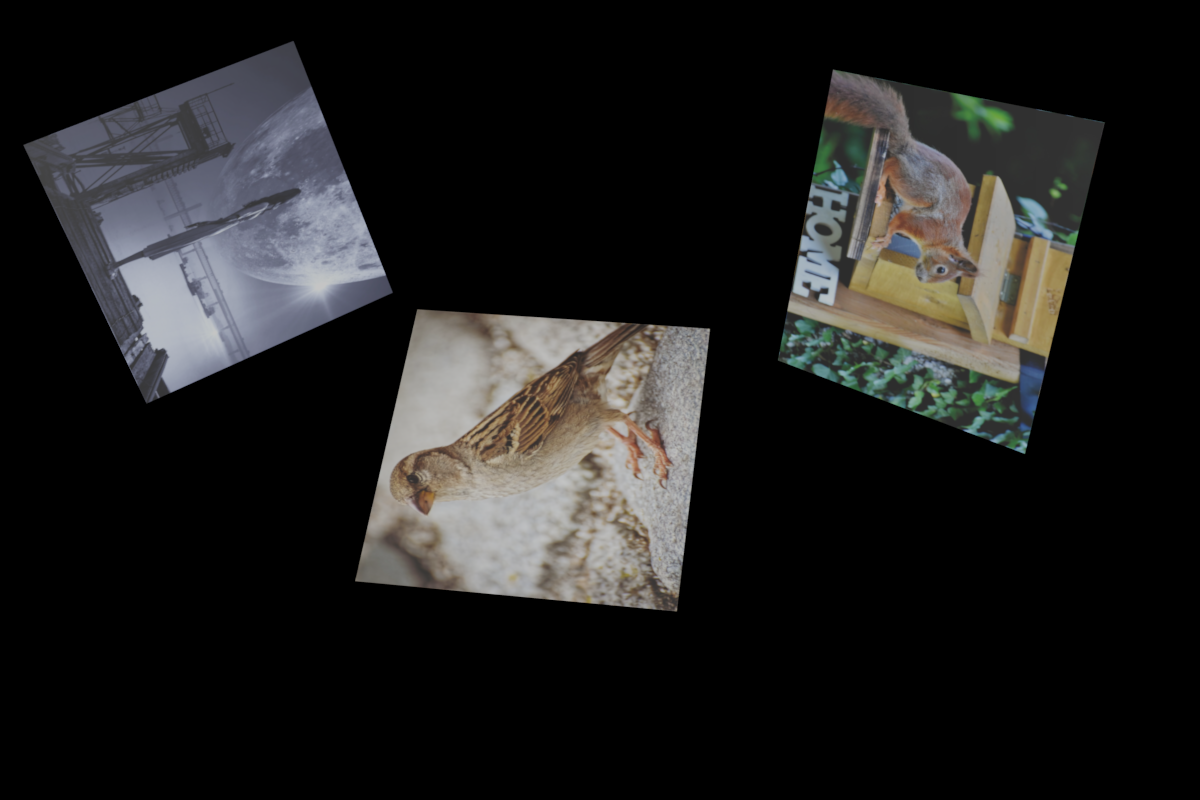
#> input picture Built_stereo_image/Normal_case_3/R.png, 1200 x 800 px
$ python estimation3.py
#> lines starting #> are read from the running program, lines starting #| are printed output that depends on the picture
### calibrated_img.py
import cv2
import matplotlib.pyplot as plt
import numpy as np
from sklearn.linear_model import LinearRegression
import copy
import math
import os


class calibrated_image(object):

    def __init__(self, target_img, template_img, folderName, qThreshold, heThreshold, Gaussian_value):
        # H transform from template to target_img

#> called with target_img = 'R.png', template_img = 'L.png', folderName = 'estimation_result', qThreshold = 0.0001, heThreshold = 1e-05, Gaussian_value = 7
        temp_target_img = cv2.imread(target_img, cv2.IMREAD_GRAYSCALE)
#> temp_target_img: shape (800, 1200); min 0, max 196, mean 30.7
        temp_template_img = cv2.imread(template_img, cv2.IMREAD_GRAYSCALE)
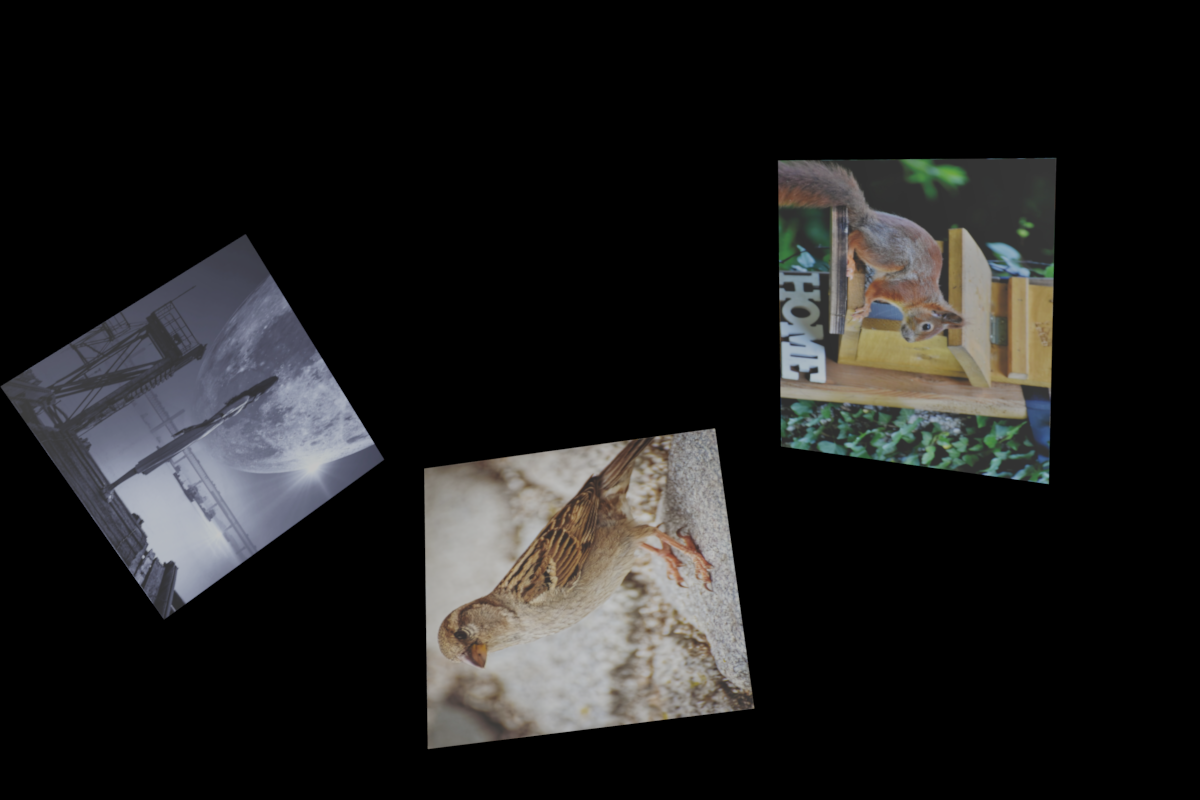
#> input picture Built_stereo_image/Normal_case_3/L.png, 1200 x 800 px
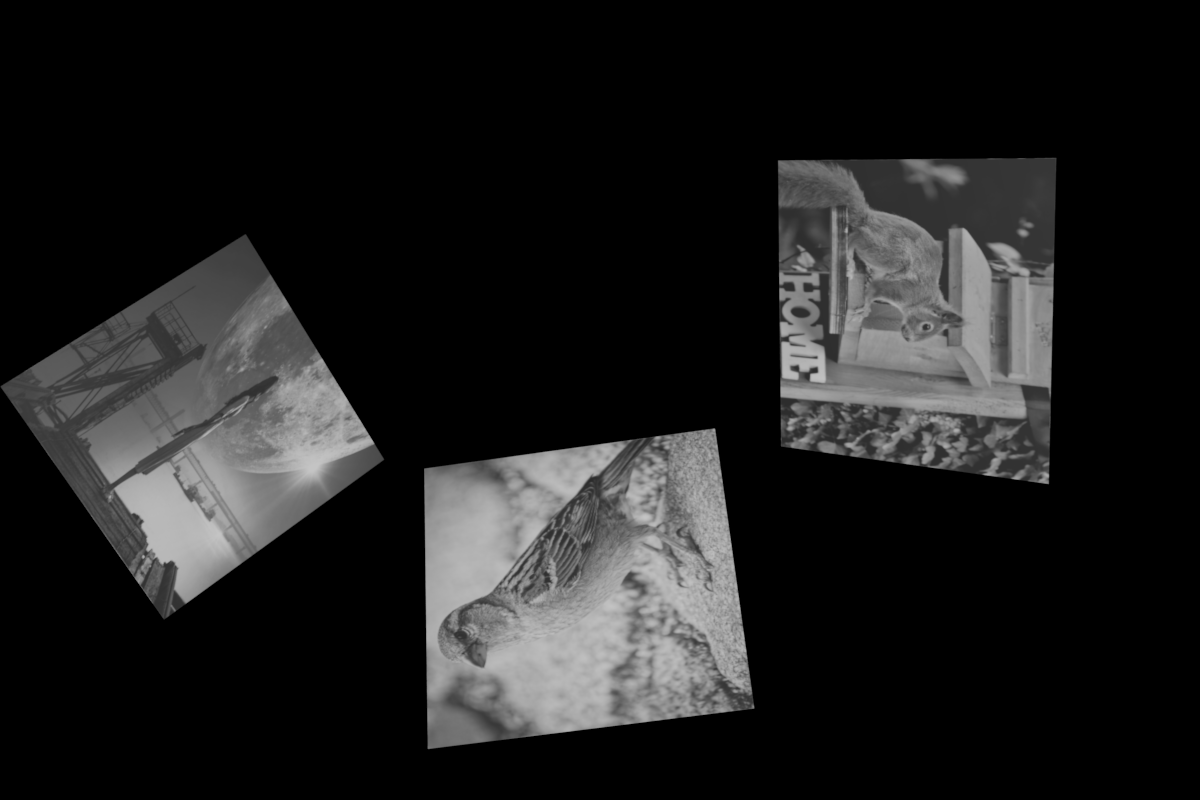
#> temp_template_img: shape (800, 1200); min 0, max 196, mean 30.5

        self.target_img = np.float32(temp_target_img)
        self.template_img = np.float32(temp_template_img)
        # blur the image
        self.target_img_blur = cv2.GaussianBlur(self.target_img, (Gaussian_value, Gaussian_value), 10)
        self.template_img_blur = cv2.GaussianBlur(self.template_img, (Gaussian_value, Gaussian_value), 10)

        self.qThreshold = qThreshold
        self.heThreshold = heThreshold

        cv2.imwrite(folderName + '/original_template_img.png', self.template_img)
        cv2.imwrite(folderName + '/original_target_img.png', self.target_img)

    def q_update(self, field, pyrNum, fieldNum, target_img_pyramid, template_img_pyramid,
                 q, e, H_inf, r_correct, pyramidOrNot, radiometricOrNot):
        # I define q is a 3 * 1 dimension matrix. But it is in fact q_transpose. In this way, it's easy to multiple
        # e and q.T.
        convergeOrNot = 1
        if pyramidOrNot == 0:
            if radiometricOrNot == 1:
                q_in_func = copy.deepcopy(q)
                r_in_func = copy.deepcopy(r_correct)
                for i in range(fieldNum):  # for different patch

                    field_x = copy.deepcopy(field[i])

                    Delta = self.improve_parameter(q_in_func[i], e, H_inf, r_in_func[i], target_img_pyramid,
                                                   template_img_pyramid, radiometricOrNot, field_x)

                    count = 0
                    while np.linalg.norm(Delta) / np.linalg.norm(np.concatenate((q_in_func[i], r_in_func[i]), axis=0)) \
                            > self.qThreshold:
                        count = count + 1
                        if count > 50:
                            convergeOrNot = 0
                            print(i, 'patch: q cycle is more than 50 cycles')
                            break
                        Delta = Delta
                        q_in_func[i] = q_in_func[i] + Delta[0:3, 0].reshape(3, 1)
                        r_in_func[i] = r_in_func[i] + Delta[3:5, 0].reshape(2, 1)

                        Delta = self.improve_parameter(q_in_func[i], e, H_inf, r_in_func[i], target_img_pyramid,
                                                       template_img_pyramid, radiometricOrNot, field_x)
            else:
                q_in_func = copy.deepcopy(q)
                r_in_func = copy.deepcopy(r_correct)
                for i in range(fieldNum):  # for different patch

                    field_x = copy.deepcopy(field[i])

                    Delta = self.improve_parameter(q_in_func[i], e, H_inf, r_in_func[i], target_img_pyramid,
                                                   template_img_pyramid, radiometricOrNot, field_x)

                    count = 0
                    while np.linalg.norm(Delta) / np.linalg.norm(
                            q_in_func[i]) > self.qThreshold:  # Need to be adjusted
                        count = count + 1
                        if count > 50:
                            convergeOrNot = 0
                            print(i, 'patch: q cycle is more than 50 cycles')
                            break
                        Delta = Delta
                        q_in_func[i] = q_in_func[i] + Delta

                        Delta = self.improve_parameter(q_in_func[i], e, H_inf, r_in_func[i], target_img_pyramid,
                                                       template_img_pyramid, radiometricOrNot, field_x)
        else:

            q_in_func = copy.deepcopy(q)

            for i in range(fieldNum):  # for different patch

                field_x = copy.deepcopy(field[i])

                for j in range(pyrNum, -1, -1):  # for different layer

                    Delta_q = self.improve_parameter(q_in_func[i], e, H_inf, target_img_pyramid[j],
                                                     template_img_pyramid[j], field_x)

                    count = 0
                    while abs(Delta_q[0, 0]) > 0.01 or abs(Delta_q[1, 0]) > 0.01 or abs(
                            Delta_q[2, 0]) > 0.1:  # Need to be adjusted
                        count = count + 1
                        if count > 50:
                            print('q cycle is more than 50 cycles')
                            convergeOrNot = 0
                            break

                        Delta_q = Delta_q
                        q_in_func[i] = q_in_func[i] + Delta_q[i]

                        # warped_img = self.warp_image(q_in_func[i], e, H_inf, target_img_pyramid[j], template_img_pyramid[j])
                        Delta_q = self.improve_parameter(q_in_func[i], e, H_inf, target_img_pyramid[j],
                                                         template_img_pyramid[j], field_x)

                    # change the parameter to  next layer
                    if j != 0:
                        q_in_func[i][0, 2] = q_in_func[i][0, 2] * 2
                        for k in range(4):
                            field_x[k] = field_x[k] * 2

        print("q:", q_in_func)
        print('r_correct:', r_in_func)
        return q_in_func, r_in_func, convergeOrNot

    # [104 lines left out: function H_inf_and_e_update, not called in this run]

    def improve_parameter(self, q, e, H_inf, r_correct, target_img, template_img, radiometricOrNot,
                          *correspondings_field):
        if radiometricOrNot == 1:
            A_matrix = np.zeros((5, 5))
            B_matrix = np.zeros((5, 1))

            warped_img = self.warp_image(q, e, H_inf, target_img, template_img)

            ImageDerivativeX = cv2.Sobel(target_img, -1, 1, 0, ksize=-1)
            ImageDerivativeX_warp = self.warp_image(q, e, H_inf, ImageDerivativeX, template_img)
            ImageDerivativeY = cv2.Sobel(target_img, -1, 0, 1, ksize=-1)
            ImageDerivativeY_warp = self.warp_image(q, e, H_inf, ImageDerivativeY, template_img)

            for field in correspondings_field:
                x_min_improve = field[0]
                x_max_improve = field[0] + field[1]
                y_min_improve = field[2]
                y_max_improve = field[2] + field[3]
                for y in range(y_min_improve, y_max_improve, 1):
                    for x in range(x_min_improve, x_max_improve, 1):
                        # coordinate in template img
                        x_ij = np.array([[x],
                                         [y],
                                         [1]])

                        # dimension fo H is 3*3
                        H = np.matmul((H_inf + np.matmul(e, q.T)), x_ij)

                        # dimension of D_N is 2*3
                        D_N = np.array([[1, 0, 0],
                                        [0, 1, 0]]) / H[2] \
                              - np.matmul(H[0:2], np.array([[0, 0, 1]])) / (H[2] * H[2])

                        # Derivative of I_2 (warped img)
                        D_I_12 = np.array([ImageDerivativeX_warp[y, x], ImageDerivativeY_warp[y, x]]).reshape(1, 2)

                        # D_I after dehomogenous 1*3
                        D_I_dehomogenous = np.matmul(D_I_12, D_N)

                        # M_1 is the part for Delta p in A_matrix. Dimension is 1 * 3
                        M_1 = np.matmul(np.matmul(D_I_dehomogenous, e), np.transpose(x_ij))

                        # M_2 is the part for Delta a and Delta b in A_matrix. Dimension is 1 * 2
                        M_2 = np.array([[template_img[y, x], 1]])

                        # M is the factor of variable dimension is 1*5
                        M = np.concatenate((M_1, -M_2), axis=1)

                        # difference between template image and warped image
                        d = r_correct[0, 0] * int(template_img[y, x]) + r_correct[1, 0] - int(warped_img[y, x])

                        # dimension of A_matrix is 5 * 5
                        # dimension of B_matrix is 5 * 1
                        A_matrix = A_matrix + np.matmul(np.transpose(M), M)
                        B_matrix = B_matrix + d * np.transpose(M)

            # dimension of q is 5 * 1
            Delta = np.matmul(np.linalg.pinv(A_matrix), B_matrix)
        else:
            A_matrix = np.zeros((3, 3))
            B_matrix = np.zeros((3, 1))

            warped_img = self.warp_image(q, e, H_inf, target_img, template_img)

            ImageDerivativeX = cv2.Sobel(target_img, -1, 1, 0, ksize=-1)
            ImageDerivativeX_warp = self.warp_image(q, e, H_inf, ImageDerivativeX, template_img)
            ImageDerivativeY = cv2.Sobel(target_img, -1, 0, 1, ksize=-1)
            ImageDerivativeY_warp = self.warp_image(q, e, H_inf, ImageDerivativeY, template_img)

            for field in correspondings_field:
                x_min_improve = field[0]
                x_max_improve = field[0] + field[1]
                y_min_improve = field[2]
                y_max_improve = field[2] + field[3]
                for y in range(y_min_improve, y_max_improve, 1):
                    for x in range(x_min_improve, x_max_improve, 1):
                        # coordinate in template img
                        x_ij = np.array([[x],
                                         [y],
                                         [1]])

                        # dimension fo H is 3*3
                        H = np.matmul((H_inf + np.matmul(e, q.T)), x_ij)

                        # dimension of D_N is 2*3
                        D_N = np.array([[1, 0, 0],
                                        [0, 1, 0]]) / H[2] \
                              - np.matmul(H[0:2], np.array([[0, 0, 1]])) / (H[2] * H[2])

                        # Derivative of I_2 (warped img)
                        D_I_12 = np.array([ImageDerivativeX_warp[y, x], ImageDerivativeY_warp[y, x]]).reshape(1, 2)

                        # D_I after dehomogenous 1*3
                        D_I_dehomogenous = np.matmul(D_I_12, D_N)

                        # M_1 is the part for Delta p in A_matrix. Dimension is 1 * 3
                        M_1 = np.matmul(np.matmul(D_I_dehomogenous, e), np.transpose(x_ij))

                        # M_2 is the part for Delta a and Delta b in A_matrix. Dimension is 1 * 2
                        # M_2 = np.array([[template_img[y, x], 1]])

                        # M is the factor of variable dimension is 1*3
                        M = M_1

                        # difference between template image and warped image
                        d = r_correct[0, 0] * int(template_img[y, x]) + r_correct[1, 0] - int(warped_img[y, x])

                        # dimension of A_matrix is 3 * 3
                        # dimension of B_matrix is 3 * 1
                        A_matrix = A_matrix + np.matmul(np.transpose(M), M)
                        B_matrix = B_matrix + d * np.transpose(M)

                        # dimension of q is 3 * 1
            Delta = np.matmul(np.linalg.pinv(A_matrix), B_matrix)

        return Delta

    def warp_image(self, q, e, H_inf, target_img, template_img):
        """
        Here we calculate the H from template to target, so when we warp image, we have to use inv(H)
        """
        H = H_inf + np.matmul(e, q.T)
        # print('p=', p)
        # print('e1=', e1)
        # print('H=', H)

        width_x = np.array(template_img).shape[1]
        height_y = np.array(template_img).shape[0]
        warped_img = cv2.warpPerspective(target_img, H, (width_x, height_y),
                                         flags=cv2.INTER_LINEAR + cv2.WARP_INVERSE_MAP)
        # [4 lines of commented-out code are left out]
        return warped_img

    # [33 lines left out: functions show_difference_of_warp_image, psnr, not called in this run]

    def build_image_pyramid(self, NumLayer, use_or_not):
        if use_or_not == 1:
            layer_2_trans = np.copy(self.target_img)
            layer_of_form = np.copy(self.template_img)
            target_img_pyramid = [layer_2_trans]
            template_img_pyramid = [layer_of_form]

            for i in range(NumLayer):
                # NumLayer doesn't include the original image
                layer_2_trans = cv2.pyrDown(layer_2_trans)
                layer_of_form = cv2.pyrDown(layer_of_form)
                target_img_pyramid.append(layer_2_trans)
                template_img_pyramid.append(layer_of_form)
        else:
            target_img_pyramid = [self.target_img_blur, self.target_img]
            template_img_pyramid = [self.template_img_blur, self.template_img]
        return target_img_pyramid, template_img_pyramid

    # [320 lines left out: functions read_ground_truth, read_estimation_result, calculate_RMSD, disparity_of_stereo_img, calculate_RMSD_stereo, calulate_paramater and 3 more, not called in this run]

### Built_stereo_image/Normal_case_3/estimation3.py
import time

import calibrated_img as cali

import numpy as np
import cv2

import copy
import os


recordTime = time.time()
startTime = time.strftime("%H%M%S")

# save the image in a folder
folderName = 'estimation_result'
if not os.path.exists(folderName):
    os.makedirs(folderName)

# save the result in txt.file
text_name = folderName + '/Estimation.txt'
text = open(text_name, 'w+')

text_name2 = folderName + '/Estimation_number.txt'
text_num = open(text_name2, 'w+')

# three target area in bottom(with small label) layer of pyramid for left_img(template_img 1)
'''
Rectangle Selection
  X: 78
  Y: 343
  Width: 229
  Height: 170
Rectangle Selection
  X: 794
  Y: 181
  Width: 237
  Height: 254
Rectangle Selection
  X: 445
  Y: 477
  Width: 264
  Height: 211
In form [x, width, y, height]
'''
fieldNum = 3
field_0 = [78, 229, 343, 170]
field_1 = [794, 237, 181, 254]
field_2 = [445, 264, 477, 211]
fieldBottom = [field_0, field_1, field_2]

# threshold definition
qThreshold = 1e-4
heThreshold = 1e-5

# left as target image, right as template image. H transform template to target(right to left)
test = cali.calibrated_image('R.png', 'L.png', folderName, qThreshold, heThreshold, 7)

# build the image Pyramid(pyrNum doesn't include original image)
# 0 layer is the original Image
pyrNum = 2
target_img_pyramid, template_img_pyramid = test.build_image_pyramid(pyrNum, 0)
#> target_img_pyramid = 2 items; template_img_pyramid = 2 items

# initialization of H_inf, e and q_n from the GPS and INS data.
H_inf = np.array([[9.52e-01, -1.61e-01, 2.06e+02],
                  [1.88e-01, 1.00e+00, -2.35e+02],
                  [-4.01e-05, 6.27e-05, 9.92e-01]], dtype=np.float32)
e = np.array([-1.21e+03, -4.60e+01, -7.75e-02], dtype=np.float32).reshape(3, 1)

# build the field to top layer
fieldTop = copy.deepcopy(fieldBottom)
for i in range(fieldNum):
    for j in range(4):
        fieldTop[i][j] = int(fieldTop[i][j] / 2 ** pyrNum)

a_0, b_0, c_0 = -3.18e-05, -3.30e-06, 1.00e-01
a_1, b_1, c_1 = 5.10e-05, -1.23e-05, 5.98e-02
a_2, b_2, c_2 = 1.06e-05, 4.19e-05, 7.33e-02
q = [np.array([a_0, b_0, c_0], dtype=np.float32).reshape(3, 1),
     np.array([a_1, b_1, c_1], dtype=np.float32).reshape(3, 1),
     np.array([a_2, b_2, c_2], dtype=np.float32).reshape(3, 1)]

a, b = 1.0, 0.0
r_correct = [np.array([a, b], dtype=np.float32).reshape(2, 1), np.array([a, b], dtype=np.float32).reshape(2, 1),
             np.array([a, b], dtype=np.float32).reshape(2, 1)]

max_loop_Number = 6

for i in range(max_loop_Number):

    print("loop Number:", i + 1)

    # calculate q for different patches, pyramidOrNot = 0 means only calculating the original layer.
#> (the run stopped early here; a loop or call above may not have finished)
